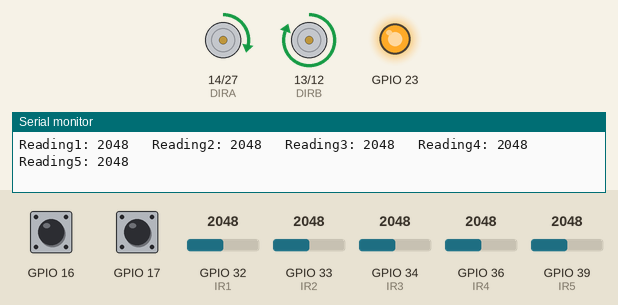
Bench run of a sketch on a simulated ESP32. Parts: direction and speed pins drawn as motors (green arrow = direction pin HIGH = forward, orange = LOW = backward, longer = more drive), output pins drawn as LEDs (lit = HIGH), the last lines printed to the serial monitor. Inputs (shaded band) come from the test bench; at power-on: GPIO 36 (IR4) = 2048, GPIO 32 (IR1) = 2048, GPIO 33 (IR2) = 2048, GPIO 16 HIGH, GPIO 17 HIGH, GPIO 34 (IR3) = 2048, GPIO 39 (IR5) = 2048.

Above: at 1.2 s.
1.3 s: GPIO 36 (IR4) set to 2077
At 1.8 s:
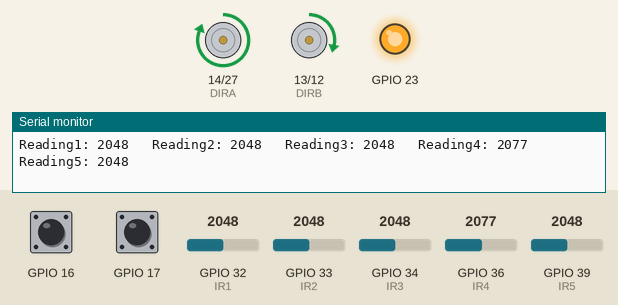
2.9 s: GPIO 32 (IR1) set to 2103
At 3.5 s:
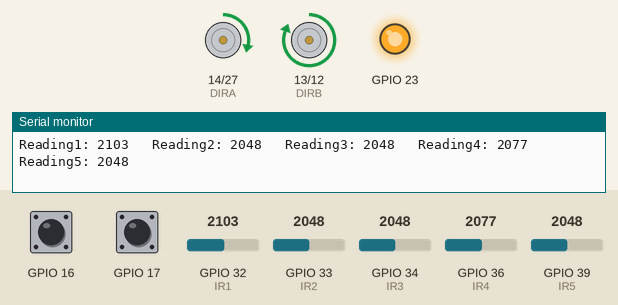
4.5 s: GPIO 33 (IR2) set to 1025
7.5 s: GPIO 33 (IR2) set to 941
Timing chart, 0 to 10.5 s (numbered marks = the images above; inputs shaded):
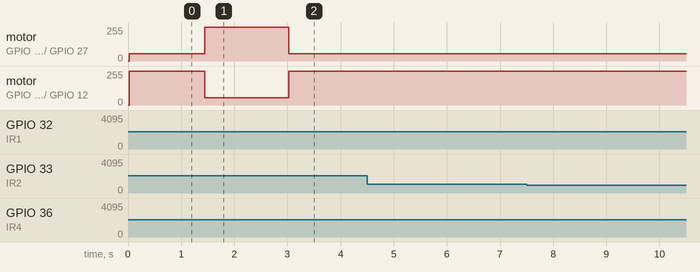

Measured:
- the behaviour switches between 2048 and 2049 on GPIO 36 (IR4) (found by bisection; images 0 and 1)
- the behaviour switches between 2076 and 2077 on GPIO 32 (IR1) (found by bisection; images 1 and 2)
- after the input at 1.3 s, motor on GPIO 14 (DIRA) / GPIO 27 (PWMA): forward 55/255 → forward 255/255 after 0.14 s; motor on GPIO 13 (DIRB) / GPIO 12 (PWMB): forward 255/255 → forward 55/255 after 0.14 s
- after the input at 2.9 s, motor on GPIO 14 (DIRA) / GPIO 27 (PWMA): forward 255/255 → forward 55/255 after 0.13 s; motor on GPIO 13 (DIRB) / GPIO 12 (PWMB): forward 55/255 → forward 255/255 after 0.13 s

The sketch:

real_challenge.ino
```cpp
#define PWMA 27
#define DIRA 14
#define PWMB 12
#define DIRB 13
#define IR1 32
#define IR2 33
#define IR3 34
#define IR4 36
#define IR5 39


struct Tick {
  const uint8_t PIN;
  uint32_t numberTicks;
  bool tickOn;
};

Tick encoder1 = {16, 0, false};
Tick encoder2 = {17, 0, false};

void IRAM_ATTR isr() {
  encoder1.numberTicks += 1;
  encoder1.tickOn = true;
}
void IRAM_ATTR isr2() {
  encoder2.numberTicks += 1;
  encoder2.tickOn = true;
}

int speed1 = 200;

#include <PID_v1.h>

//Define Variables we'll be connecting to
double Setpoint, Input, Output;

//Specify the links and initial tuning parameters
double Kp = 2, Ki = 5, Kd = 1;
PID myPID(&Input, &Output, &Setpoint, Kp, Ki, Kd, DIRECT);


void setup() {
  // put your setup code here, to run once:
  //  pinMode( PWMB, OUTPUT);
  //  pinMode( DIRB, OUTPUT);
  //  pinMode( DIRA, OUTPUT);
  //  pinMode( PWMA, OUTPUT);
  pinMode(23, OUTPUT);
  //  ledcAttachPin(PWMA, 1);
  //  ledcAttachPin(PWMB, 2);
  //  ledcSetup(1, 12000, 8); // 12 kHz PWM, 8-bit resolution
  //  ledcSetup(2, 12000, 8);
  analogSetWidth(12);
  analogSetPinAttenuation(IR1, ADC_11db);
  analogSetPinAttenuation(IR2, ADC_11db);
  analogSetPinAttenuation(IR3, ADC_11db);
  analogSetPinAttenuation(IR4, ADC_11db);
  analogSetPinAttenuation(IR5, ADC_11db);


  Serial.begin(9600);

  pinMode( PWMA, OUTPUT);
  pinMode( DIRA, OUTPUT);
  pinMode( PWMB, OUTPUT);
  pinMode( DIRB, OUTPUT);

  ledcAttachPin(PWMA, 1); // assign RGB led pins to channels
  ledcAttachPin(PWMB, 2);
  // Initialize channels
  // channels 0-15, resolution 1-16 bits, freq limits depend on resolution
  // ledcSetup(uint8_t channel, uint32_t freq, uint8_t resolution_bits);
  ledcSetup(1, 12000, 8); // 12 kHz PWM, 8-bit resolution
  ledcSetup(2, 12000, 8);


  pinMode(encoder1.PIN, INPUT_PULLUP);
  pinMode(encoder2.PIN, INPUT_PULLUP);
  attachInterrupt(encoder1.PIN, isr, FALLING);
  attachInterrupt(encoder2.PIN, isr2, FALLING);

  digitalWrite(23, HIGH);
  delay(10);

  myPID.SetOutputLimits(0, 255);

  //initialize the variables we're linked to
  Input = analogRead(IR3);
  Setpoint = 175;

  //turn the PID on
  myPID.SetMode(AUTOMATIC);
}

void loop() {


  int reading1 = analogRead(IR1);
  int reading2 = analogRead(IR2);
  int reading3 = analogRead(IR3);
  int reading4 = analogRead(IR4);
  int reading5 = analogRead(IR5);
  Serial.print("Reading1: ");
  Serial.print(reading1);
  Serial.print("\t Reading2: ");
  Serial.print(reading2);
  Serial.print("\t Reading3: ");
  Serial.print(reading3);
  Serial.print("\t Reading4: ");
  Serial.print(reading4);
  Serial.print("\t Reading5: ");
  Serial.print(reading5);
  Serial.println();


  //  digitalWrite(23, LOW);
  //  delay(100);

  int dir = detect_obstacle(reading1, reading2, reading3, reading4, reading5);

  switch (dir) {
    case 0: // defalt: move forward
      motorA(speed1, 1);
      motorB(speed1, 1);
      break;
    case 1: // obstacle is on the left
      motorA(speed1, 1);
      motorB(0, 1);
      break;
    case 2: // obstacle is in front of the car

      motorA(speed1, 1);
      motorB(speed1, 1);

      break;
    case 3: // obstacle is on the right
      motorA(0, 1);
      motorB(speed1, 1);
      break;
  }


  //Serial.println("BOTH MOTORS...");
  //  if ( encoder1.numberTicks > encoder2.numberTicks) {
  //    motorA (speed1, 1);
  //    motorB (0, 1);
  //  } else {
  //    motorA (0, 1);
  //    motorB (speed1, 1);
  //  }
  //
  //    Input = reading3;
  //    myPID.Compute();
  //    if (Output > 0) {
  //      motorA (Output, 1);
  //    } else {
  //      motorA (-Output, 0);
  //    }
}


void motorA ( int speed, int direction) {
  if (direction) {
    digitalWrite(DIRA, HIGH);
    ledcWrite(1, 255 - speed);

    // sigmaDeltaWrite(0, 255 - speed);
  }
  else {
    digitalWrite(DIRA, LOW);
    //sigmaDeltaWrite(0, speed);
    ledcWrite(1, speed);
  }
}

void motorB ( int speed, int direction) {
  if (direction) {
    digitalWrite(DIRB, HIGH);
    //sigmaDeltaWrite(3, 255 - speed);
    ledcWrite(2, 255 - speed);
  }
  else {
    digitalWrite(DIRB, LOW);
    //sigmaDeltaWrite(3, speed);
    ledcWrite(2, speed);
  }
}

int detect_obstacle(int reading1, int reading2, int reading3, int reading4, int reading5) {
  int max_left = max(reading1, reading2);
  int max_right = max(reading4, reading5);
  int max_one = max(reading3, max_left);
  int max_value = max(max_one, max_right);
  if (max_value <= 200) {
    return 0;
  } else {
    if (max_value == reading1 || max_value == reading2) {
      return 1;
    } else if (max_value == reading3) {
      return 2;
    } else if (max_value == reading4 || max_value == reading5) {
      return 3;
    }
  }
}
```
